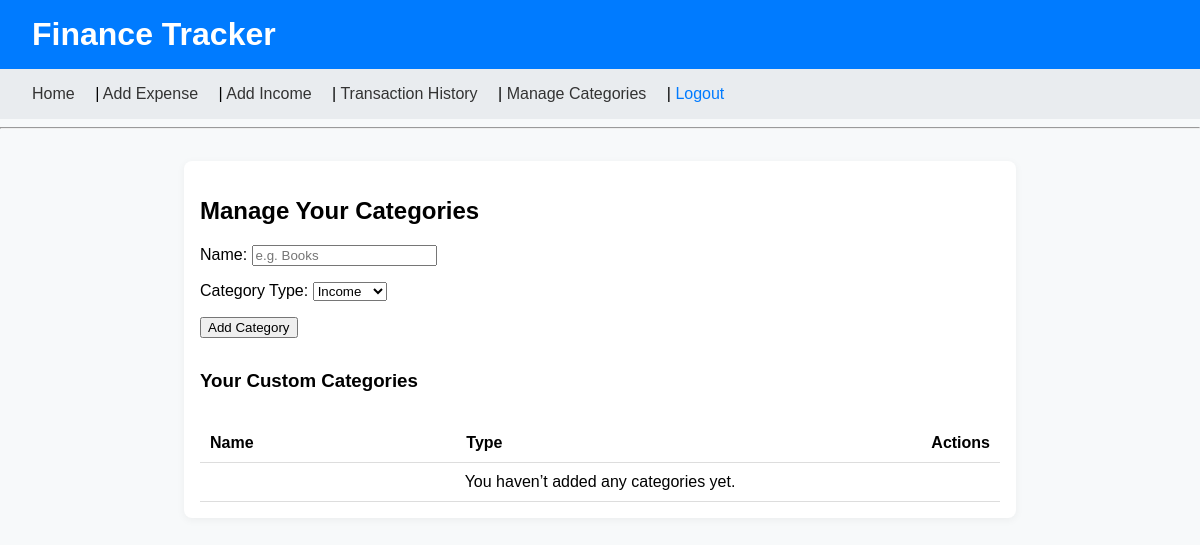
The app's page /categories/ (signed in), older data.
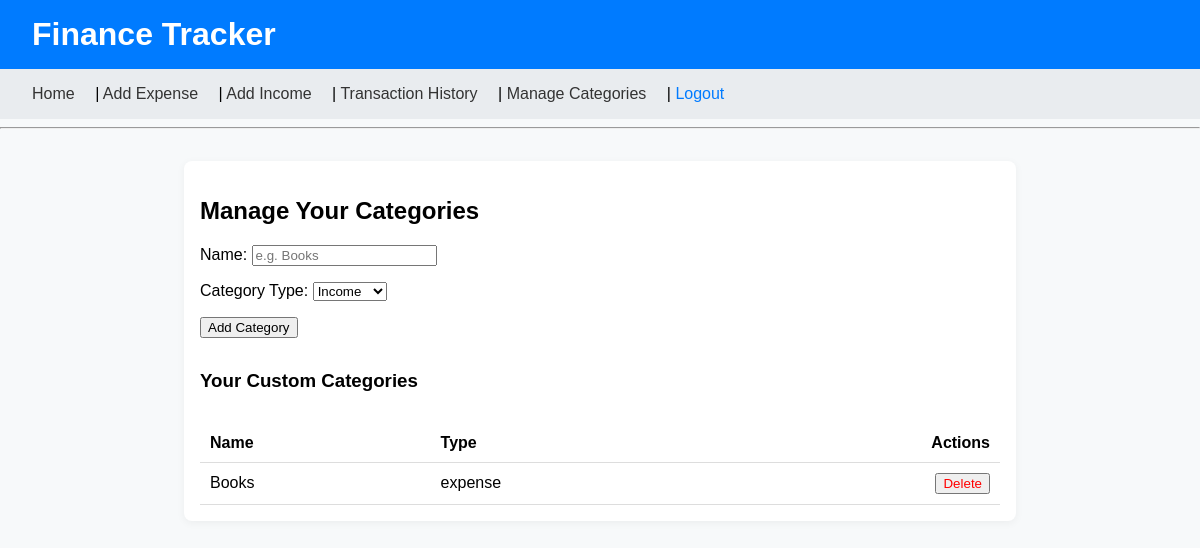
The same page, newer data.
### finance/models.py (models this page shows, shortened)
class Category(models.Model):
    name = models.CharField(max_length=100)
    type = models.CharField(max_length=20)  # income or expense
    is_predefined = models.BooleanField(default=False)
    is_default = models.BooleanField(default=False)

### finance/views.py (the view)
# urls.py: path("categories/", views.manage_categories, name="manage_categories"),
@login_required
def manage_categories(request):
    user_categories = Category.objects.filter(is_predefined=False)
    if request.method == "POST":
        form = CategoryForm(request.POST)
        if form.is_valid():
            new_category = form.save(commit=False)
            new_category.is_predefined = False
            new_category.save()
            return redirect('manage_categories')
    else:
        form = CategoryForm
    return render(request, "finance/manage_categories.html", {
        "form": form,
        "user_categories": user_categories
    })

### finance/templates/finance/manage_categories.html (shortened to what this page needs)
{% extends "finance/base.html" %}
{% block content %}
<h2>Manage Your Categories</h2>
<form method="post" style="margin-bottom: 2rem;">
    {{ form.as_p }}
    <button type="submit">Add Category</button>
</form>
<h3>Your Custom Categories</h3>
<table style="width: 100%; border-collapse: collapse;">
    <thead>
        <tr>
            <th>Name</th>
            <th>Type</th>
            <th style="text-align: right;">Actions</th>
        </tr>
    </thead>
    <tbody>
        {% for category in user_categories %}
        <tr>
            <td>{{ category.name }}</td>
            <td>{{ category.type }}</td>
            <td style="text-align: right;">
                {% if not category.is_predefined %}
                <form method="post" action="{% url 'delete_category' category.id %}" style="display: inline;">
                    <button type="submit" style="color: red;">Delete</button>
                </form>
                {% else %}
                <em>Predefined</em>
                {% endif %}
            </td>
        </tr>
        {% empty %}
        <tr>
            <td colspan="3" style="text-align:center;">You haven’t added any categories yet.</td>
        </tr>
        {% endfor %}
    </tbody>
</table>
{% endblock %}

Row changes from the older to the newer data that the page shows:
added Category: name "Books", type "expense", is_predefined "Delete"
Text that changed along with them:
text no longer shown: "You haven’t added any categories yet."
